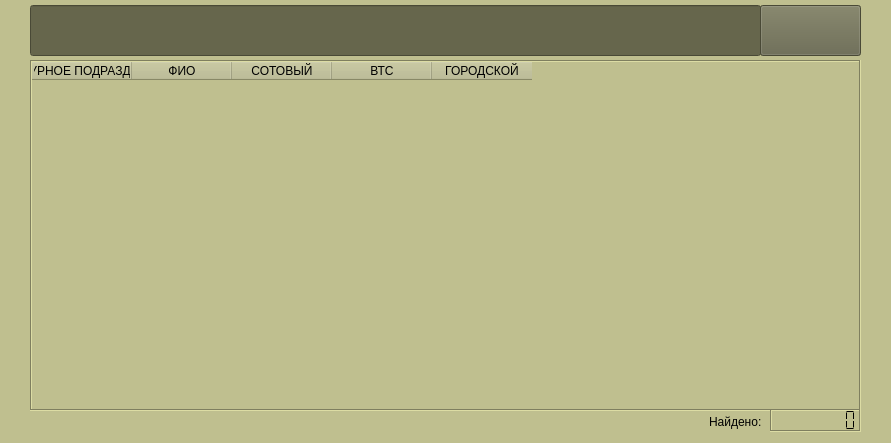
<?xml version="1.0" encoding="UTF-8"?>
<ui version="4.0">
 <class>Form</class>
 <widget class="QWidget" name="Form">
  <property name="geometry">
   <rect>
    <x>0</x>
    <y>0</y>
    <width>891</width>
    <height>443</height>
   </rect>
  </property>
  <property name="windowTitle">
   <string>Спавочник ВТС УФК по Алтайскому краю</string>
  </property>
  <property name="windowIcon">
   <iconset>
    <normaloff>img/logo.ico</normaloff>img/logo.ico</iconset>
  </property>
  <property name="styleSheet">
   <string notr="true">background-color: rgb(191, 191, 143);</string>
  </property>
  <widget class="QWidget" name="gridLayoutWidget">
   <property name="geometry">
    <rect>
     <x>30</x>
     <y>60</y>
     <width>831</width>
     <height>351</height>
    </rect>
   </property>
   <layout class="QGridLayout" name="gridLayout">
    <item row="0" column="0">
     <widget class="QTableWidget" name="table">
      <property name="sizePolicy">
       <sizepolicy hsizetype="Expanding" vsizetype="Expanding">
        <horstretch>0</horstretch>
        <verstretch>0</verstretch>
       </sizepolicy>
      </property>
      <property name="minimumSize">
       <size>
        <width>20</width>
        <height>0</height>
       </size>
      </property>
      <property name="baseSize">
       <size>
        <width>0</width>
        <height>0</height>
       </size>
      </property>
      <property name="mouseTracking">
       <bool>true</bool>
      </property>
      <property name="tabletTracking">
       <bool>true</bool>
      </property>
      <property name="autoFillBackground">
       <bool>true</bool>
      </property>
      <property name="styleSheet">
       <string notr="true">alternate-background-color: rgb(170, 170, 130);</string>
      </property>
      <property name="frameShape">
       <enum>QFrame::Box</enum>
      </property>
      <property name="frameShadow">
       <enum>QFrame::Sunken</enum>
      </property>
      <property name="lineWidth">
       <number>1</number>
      </property>
      <property name="autoScroll">
       <bool>true</bool>
      </property>
      <property name="alternatingRowColors">
       <bool>true</bool>
      </property>
      <property name="gridStyle">
       <enum>Qt::SolidLine</enum>
      </property>
      <property name="sortingEnabled">
       <bool>false</bool>
      </property>
      <attribute name="horizontalHeaderVisible">
       <bool>true</bool>
      </attribute>
      <attribute name="horizontalHeaderCascadingSectionResizes">
       <bool>false</bool>
      </attribute>
      <attribute name="horizontalHeaderMinimumSectionSize">
       <number>39</number>
      </attribute>
      <attribute name="horizontalHeaderDefaultSectionSize">
       <number>100</number>
      </attribute>
      <attribute name="horizontalHeaderHighlightSections">
       <bool>true</bool>
      </attribute>
      <attribute name="verticalHeaderShowSortIndicator" stdset="0">
       <bool>true</bool>
      </attribute>
      <attribute name="verticalHeaderStretchLastSection">
       <bool>false</bool>
      </attribute>
      <column>
       <property name="text">
        <string>СТРУКТУРНОЕ ПОДРАЗДЕЛЕНИЕ</string>
       </property>
      </column>
      <column>
       <property name="text">
        <string notr="true">ФИО</string>
       </property>
       <property name="textAlignment">
        <set>AlignCenter</set>
       </property>
      </column>
      <column>
       <property name="text">
        <string>СОТОВЫЙ</string>
       </property>
       <property name="textAlignment">
        <set>AlignCenter</set>
       </property>
      </column>
      <column>
       <property name="text">
        <string>ВТС</string>
       </property>
       <property name="textAlignment">
        <set>AlignCenter</set>
       </property>
      </column>
      <column>
       <property name="text">
        <string>ГОРОДСКОЙ</string>
       </property>
       <property name="textAlignment">
        <set>AlignCenter</set>
       </property>
      </column>
     </widget>
    </item>
   </layout>
  </widget>
  <widget class="QPushButton" name="btnSearch">
   <property name="geometry">
    <rect>
     <x>760</x>
     <y>5</y>
     <width>101</width>
     <height>51</height>
    </rect>
   </property>
   <property name="toolTip">
    <string>Найти</string>
   </property>
   <property name="styleSheet">
    <string notr="true">background-color: rgb(102, 102, 76);</string>
   </property>
   <property name="text">
    <string/>
   </property>
   <property name="icon">
    <iconset>
     <normaloff>img/search.png</normaloff>img/search.png</iconset>
   </property>
   <property name="iconSize">
    <size>
     <width>32</width>
     <height>32</height>
    </size>
   </property>
  </widget>
  <widget class="QLCDNumber" name="lcd">
   <property name="geometry">
    <rect>
     <x>770</x>
     <y>409</y>
     <width>91</width>
     <height>23</height>
    </rect>
   </property>
   <property name="font">
    <font>
     <pointsize>9</pointsize>
     <weight>50</weight>
     <bold>false</bold>
    </font>
   </property>
   <property name="styleSheet">
    <string notr="true"/>
   </property>
   <property name="frameShadow">
    <enum>QFrame::Sunken</enum>
   </property>
   <property name="digitCount">
    <number>8</number>
   </property>
   <property name="segmentStyle">
    <enum>QLCDNumber::Flat</enum>
   </property>
  </widget>
  <widget class="QLabel" name="label">
   <property name="geometry">
    <rect>
     <x>709</x>
     <y>412</y>
     <width>61</width>
     <height>20</height>
    </rect>
   </property>
   <property name="font">
    <font>
     <pointsize>9</pointsize>
     <weight>50</weight>
     <bold>false</bold>
    </font>
   </property>
   <property name="text">
    <string>Найдено:</string>
   </property>
   <property name="textFormat">
    <enum>Qt::RichText</enum>
   </property>
  </widget>
  <widget class="QLineEdit" name="inp">
   <property name="geometry">
    <rect>
     <x>30</x>
     <y>5</y>
     <width>731</width>
     <height>51</height>
    </rect>
   </property>
   <property name="font">
    <font>
     <pointsize>12</pointsize>
    </font>
   </property>
   <property name="cursor">
    <cursorShape>PointingHandCursor</cursorShape>
   </property>
   <property name="autoFillBackground">
    <bool>false</bool>
   </property>
   <property name="styleSheet">
    <string notr="true">background-color: rgb(102, 102, 76);
color: rgb(255, 255, 255);
padding-left: 20px;

</string>
   </property>
   <property name="cursorMoveStyle">
    <enum>Qt::LogicalMoveStyle</enum>
   </property>
  </widget>
 </widget>
 <resources/>
 <connections>
  <connection>
   <sender>inp</sender>
   <signal>returnPressed()</signal>
   <receiver>btnSearch</receiver>
   <slot>click()</slot>
   <hints>
    <hint type="sourcelabel">
     <x>395</x>
     <y>30</y>
    </hint>
    <hint type="destinationlabel">
     <x>810</x>
     <y>30</y>
    </hint>
   </hints>
  </connection>
 </connections>
</ui>
